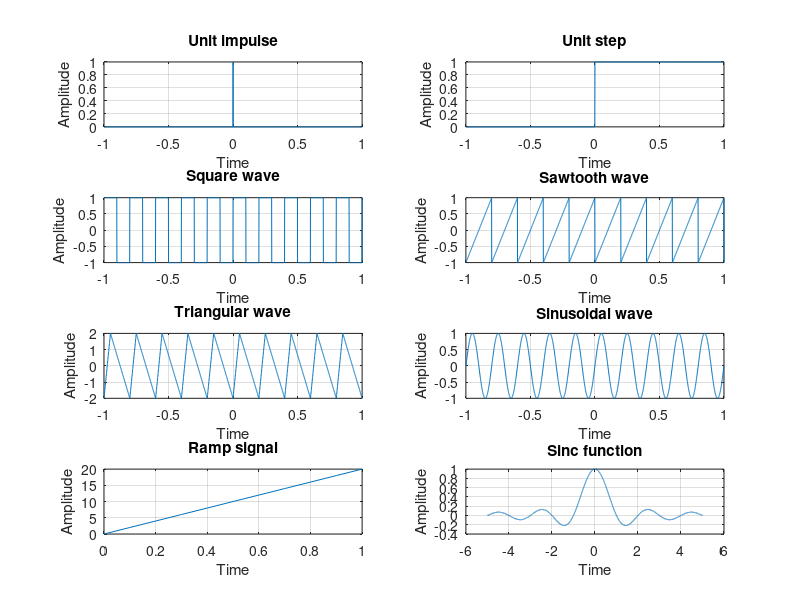
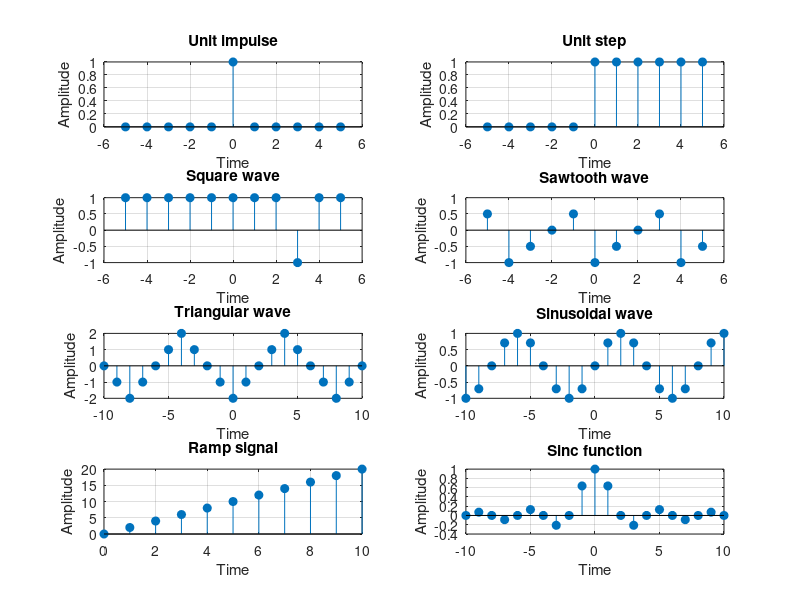
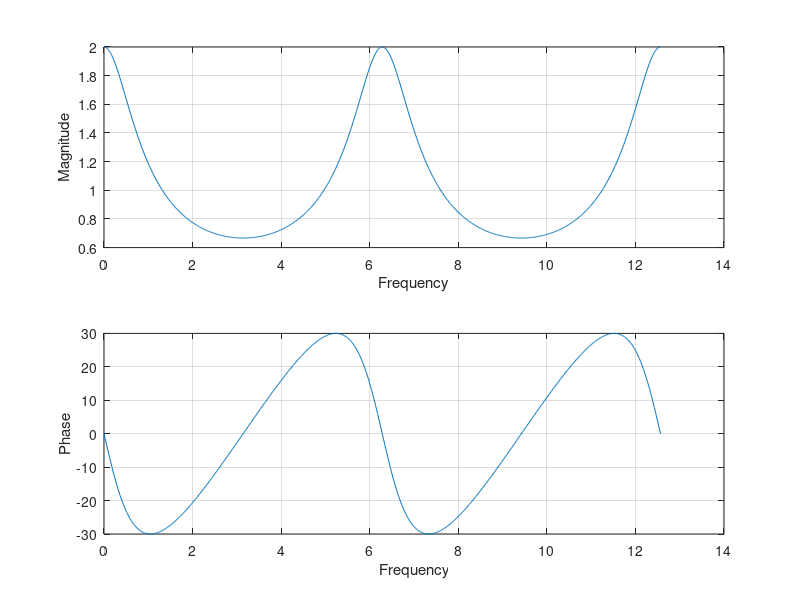
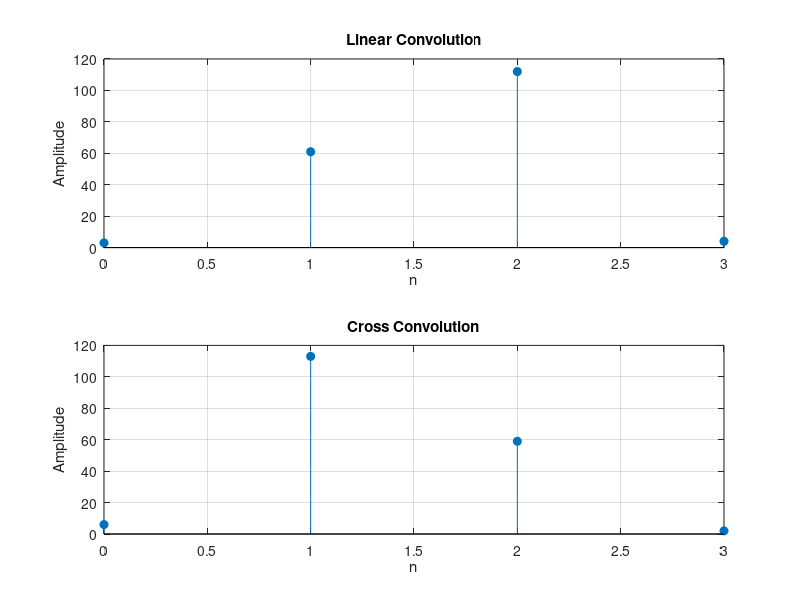

Source code (MATLAB) for these figures, in order:
% Exp 1: Signal Generation
clear; clc; close all;
t = -1:0.001:1; n = -5:5; m = -10:10; f = 5; A = 2;
if ~exist('square', 'file'), square = @(th) sign(sin(th)); end
if ~exist('sawtooth', 'file'), sawtooth = @(th, w) 2*(mod(th/(2*pi), 1) - 0.5); end
if ~exist('sinc', 'file'), sinc = @(x) sin(pi*(x + (x==0)*eps))./(pi*(x + (x==0)*eps)); end
T = {t,t,t,t,t,t,0:0.1:1,-5:0.001:5};
X = {double(t==0),double(t>=0),square(2*pi*f*t),sawtooth(2*pi*f*t),A*sawtooth(2*pi*f*t,0.25),sin(2*pi*f*t),0:2:20,sinc(-5:0.001:5)};
name = {'Unit impulse','Unit step','Square wave','Sawtooth wave','Triangular wave','Sinusoidal wave','Ramp signal','Sinc function'};
figure;
for i = 1:8
    subplot(4,2,i); plot(T{i},X{i}); title(name{i});
    xlabel('Time'); ylabel('Amplitude'); grid on;
end
N = {n,n,n,n,m,m,0:10,m};
Y = {double(n==0),double(n>=0),square(2*pi*f*n),sawtooth(pi*n/2),A*sawtooth(pi*m/4,0.5),sin(pi*m/4),0:2:20,sinc(m/2)};
figure;
for i = 1:8
    subplot(4,2,i); stem(N{i},Y{i},'filled'); title(name{i});
    xlabel('Time'); ylabel('Amplitude'); grid on;
end

% Exp 2: Magnitude and Phase Response of First-Order System
clear; clc; close all;
a = 0.5;
omega = linspace(0,4*pi,1000);
real_part = 1-a*cos(omega);
img = a*sin(omega);
magnitude = abs(1./sqrt(1+a^2 - 2*a*cos(omega)));
phase_radian = -atan2(img,real_part);
phase_degrees = phase_radian*(180/pi);
figure;
subplot(2,1,1); plot(omega,magnitude); xlabel('Frequency'); ylabel('Magnitude'); grid on;
subplot(2,1,2); plot(omega,phase_degrees); xlabel('Frequency'); ylabel('Phase'); grid on;

% Exp 3: Linear and Cross Convolution
clear; clc; close all;
x = [3 55 2]; h = [1 2];
l_x = length(x); l_h = length(h);
N = l_x + l_h - 1;
y_linear = zeros(1,N);
for n = 0:N-1
    for k = 0:n
        if (k+1<=l_x) && (n-k+1<=l_h)
            y_linear(n+1) = y_linear(n+1) + x(k+1)*h(n-k+1);
        end
    end
end
disp('Result of Linear Convolution:'); disp(y_linear);

h_flip = h(end:-1:1);
y_cross = zeros(1,N);
for n = 0:N-1
    for k = 0:n
        if (k+1<=l_x) && (n-k+1<=l_h)
            y_cross(n+1) = y_cross(n+1) + x(k+1)*h_flip(n-k+1);
        end
    end
end
disp('Result of Cross Convolution:'); disp(y_cross);
figure;
subplot(2,1,1); stem(0:N-1,y_linear,'filled'); title('Linear Convolution'); xlabel('n'); ylabel('Amplitude'); grid on;
subplot(2,1,2); stem(0:N-1,y_cross,'filled'); title('Cross Convolution'); xlabel('n'); ylabel('Amplitude'); grid on;

% Exp 4: DFT and IDFT
clear; clc; close all;
x = [1 2 3 4];
N = length(x);
X = zeros(1,N);
for k = 0:N-1
    for n = 0:N-1
        X(k+1) = X(k+1) + x(n+1)*exp(-1j*2*pi*n*k/N);
    end
end
disp('DFT of x:'); disp(X);
figure;
subplot(3,1,1); stem(0:N-1,x,'filled'); title('Original Sequence'); xlabel('n'); ylabel('x(n)'); grid on;
subplot(3,1,2); stem(0:N-1,abs(X),'filled'); title('Magnitude of DFT'); xlabel('k'); ylabel('|X(k)|'); grid on;
subplot(3,1,3); stem(0:N-1,angle(X),'filled'); title('Phase of DFT'); xlabel('k'); ylabel('Angle (radians)'); grid on;

x_idft = zeros(1,N);
for n = 0:N-1
    for k = 0:N-1
        x_idft(n+1) = x_idft(n+1) + X(k+1)*exp(1j*2*pi*n*k/N);
    end
    x_idft(n+1) = x_idft(n+1)/N;
end
disp('Reconstructed sequence using IDFT:'); disp(real(x_idft));

% Exp 5: 8-Point Radix-2 DIT-FFT
clear; clc; close all;
seq = [1 4 3 2 0 0 0 0];
if length(seq) < 8
    seq = [seq, zeros(1, 8-length(seq))];
end
tw2 = 1;
tw4_0 = 1; tw4_1 = -1i;
tw8_0 = 1; tw8_1 = (1/sqrt(2)) - 1i*(1/sqrt(2)); tw8_2 = -1i; tw8_3 = -(1/sqrt(2)) - 1i*(1/sqrt(2));

v11(1) = seq(1) + tw2*seq(5); v11(2) = seq(1) - tw2*seq(5);
v12(1) = seq(3) + tw2*seq(7); v12(2) = seq(3) - tw2*seq(7);
v21(1) = seq(2) + tw2*seq(6); v21(2) = seq(2) - tw2*seq(6);
v22(1) = seq(4) + tw2*seq(8); v22(2) = seq(4) - tw2*seq(8);

f1(1) = v11(1) + tw4_0*v12(1); f1(2) = v11(2) + tw4_1*v12(2);
f1(3) = v11(1) - tw4_0*v12(1); f1(4) = v11(2) - tw4_1*v12(2);
f2(1) = v21(1) + tw4_0*v22(1); f2(2) = v21(2) + tw4_1*v22(2);
f2(3) = v21(1) - tw4_0*v22(1); f2(4) = v21(2) - tw4_1*v22(2);

mOut(1) = f1(1) + tw8_0*f2(1); mOut(2) = f1(2) + tw8_1*f2(2);
mOut(3) = f1(3) + tw8_2*f2(3); mOut(4) = f1(4) + tw8_3*f2(4);
mOut(5) = f1(1) - tw8_0*f2(1); mOut(6) = f1(2) - tw8_1*f2(2);
mOut(7) = f1(3) - tw8_2*f2(3); mOut(8) = f1(4) - tw8_3*f2(4);

disp('8-point FFT is:'); disp(mOut);
figure;
subplot(2,1,1); stem(0:7,seq(1:8),'filled'); title('Input sequence'); xlabel('n'); ylabel('Amplitude'); grid on;
subplot(2,1,2); stem(0:7,abs(mOut),'filled'); title('Magnitude of 8-point FFT'); xlabel('k'); ylabel('|X(k)|'); grid on;

% Exp 6: Verification of Convolution Theorem
clear; clc; close all;
x = [1 2 3 4]; h = [1 -1 1];
Lx = length(x); Lh = length(h);
N = Lx + Lh - 1;

y_time = zeros(1,N);
for n = 0:N-1
    sum_val = 0;
    for m = 0:Lx-1
        idx_h = n-m;
        if idx_h >= 0 && idx_h < Lh
            sum_val = sum_val + x(m+1)*h(idx_h+1);
        end
    end
    y_time(n+1) = sum_val;
end

X = zeros(1,N); H = zeros(1,N);
for k = 0:N-1
    sum_x = 0; sum_h = 0;
    for n = 0:N-1
        if n < Lx, sum_x = sum_x + x(n+1)*exp(-1i*2*pi*k*n/N); end
        if n < Lh, sum_h = sum_h + h(n+1)*exp(-1i*2*pi*k*n/N); end
    end
    X(k+1) = sum_x; H(k+1) = sum_h;
end

Y_freq = X .* H;

y_freq = zeros(1,N);
for n = 0:N-1
    acc = 0;
    for k = 0:N-1
        acc = acc + Y_freq(k+1)*exp(1i*2*pi*k*n/N);
    end
    y_freq(n+1) = acc/N;
end

disp('Time-domain convolution result:'); disp(y_time);
disp('Frequency-domain (IDFT of product) result:'); disp(real(y_freq));
if max(abs(real(y_freq)-y_time)) < 1e-10
    fprintf('Verification passed: Results are identical.\n');
else
    fprintf('Verification failed: Results differ.\n');
end
figure;
stem(0:N-1,y_time,'filled'); hold on;
plot(0:N-1,real(y_freq),'r--x','LineWidth',1.2);
title('Convolution Theorem Verification'); xlabel('n'); ylabel('Amplitude');
legend('Time-domain convolution','IDFT of DFT Product'); grid on;

% Exp 7: Butterworth Low-Pass IIR Filter
clear; clc; close all;
Fs = 10000; Fc = 3000; orders = [4,7,9]; Wn = Fc/(Fs/2);
figure;
subplot(2,1,1); hold on; grid on;
title('Butterworth low pass IIR filter (magnitude response)');
xlabel('frequency (Hz)'); ylabel('magnitude'); ylim([-0.5 1.5]);
subplot(2,1,2); hold on; grid on;
title('Butterworth low pass IIR filter (magnitude response in db)');
xlabel('frequency (Hz)'); ylabel('magnitude in db'); ylim([-60 10]);

for n = orders
    [b,a] = butter(n,Wn);
    [H,f] = freqz(b,a,2048,Fs);
    subplot(2,1,1); plot(f,abs(H),'DisplayName',['order ' num2str(n)]);
    subplot(2,1,2); plot(f,20*log10(abs(H)),'DisplayName',['order ' num2str(n)]);
end
subplot(2,1,1); legend('show','Location','northeast');
subplot(2,1,2); legend('show','Location','northeast');

% Exp 8: FIR Filter Using Window Techniques
clear; clc; close all;
% Part A - Comparison of Different Windows
wc = 0.5*pi; n = 25; w = 0:0.01:pi;
f_hamm = fir1(n,wc/pi,hamming(n+1)); h_hamm = freqz(f_hamm,1,w);
f_box = fir1(n,wc/pi,boxcar(n+1)); h_box = freqz(f_box,1,w);
f_bart = fir1(n,wc/pi,bartlett(n+1)); h_bart = freqz(f_bart,1,w);
f_black = fir1(n,wc/pi,blackman(n+1)); h_black = freqz(f_black,1,w);

figure;
plot(w/pi,abs(h_hamm),'r'); hold on;
plot(w/pi,abs(h_box),'b');
plot(w/pi,abs(h_bart),'g');
plot(w/pi,abs(h_black),'m');
xlabel('Normalized Frequency'); ylabel('Magnitude'); title('FIR Filter (Different Windows)');
legend('Hamming','Boxcar','Bartlett','Blackman'); grid on;

% Part B - Comparison of Filter Orders
n1 = 5; n2 = 25; n3 = 50;
f_1 = fir1(n1,wc/pi,hamming(n1+1)); h_1 = freqz(f_1,1,w);
f_2 = fir1(n2,wc/pi,hamming(n2+1)); h_2 = freqz(f_2,1,w);
f_3 = fir1(n3,wc/pi,hamming(n3+1)); h_3 = freqz(f_3,1,w);

figure;
plot(w/pi,abs(h_1),'r'); hold on;
plot(w/pi,abs(h_2),'b');
plot(w/pi,abs(h_3),'g');
xlabel('Normalized Frequency'); ylabel('Magnitude'); title('FIR Filter (Different Orders)');
legend('5','25','50'); grid on;

% Exp 9: Generation and Repetition of ECG Signal
clear; clc; close all;
t = 0:0.0005:1;
if ~exist('sawtooth', 'file'), sawtooth = @(th) 2*(mod(th/(2*pi), 1) - 0.5); end
p_wave = 0.2*sin(2*pi*5*(t-0.05)).*(t>=0.05 & t<=0.15);
qrs_wave = 1.2*sawtooth(2*pi*20*(t-0.3)).*(t>=0.3 & t<=0.35);
t_wave = 0.5*sin(2*pi*5*(t-0.6)).*(t>=0.6 & t<=0.7);
ecg_signal = p_wave + qrs_wave + t_wave;
ecg_signal_repeated = repmat(ecg_signal,1,5);
t_repeated = linspace(0,5,length(ecg_signal_repeated));
figure('Position',[100,100,1200,400]);
plot(t_repeated,ecg_signal_repeated,'b','LineWidth',1.2);
xlabel('Time (s)'); ylabel('Amplitude'); title('Repeated ECG Signal'); grid on;

% Exp 10: Generation of Musical Tune and Frequency-Domain Analysis
clear; clc; close all;
Fs = 44100; Tnote = 0.45; Tgap = 0.08; A = 0.8;
t = 0:1/Fs:Tnote-1/Fs;
Saa = 240; Re = 270; Ga = 300; Ma = 320;
sequence = [Saa Saa Re Re Ga Ga Ma Ma];
melody = [];
for frequency = sequence
    note = A*sin(2*pi*frequency*t);
    gap = zeros(1,round(Tgap*Fs));
    melody = [melody note gap];
end
t_melody = (0:length(melody)-1)/Fs;
Saa_tone = A*sin(2*pi*Saa*t);
N = length(Saa_tone);
Saa_fft = fft(Saa_tone);
Saa_mag = abs(Saa_fft)/N;
Saa_mag_half = Saa_mag(1:floor(N/2)+1);
Saa_mag_half(2:end-1) = 2*Saa_mag_half(2:end-1);
f = Fs*(0:floor(N/2))/N;

figure;
subplot(3,1,1); plot(t_melody,melody,'b'); xlabel('Time (s)'); ylabel('Amplitude'); title('Full Melody - Time Domain'); grid on;
subplot(3,1,2); plot(t,Saa_tone,'k'); xlabel('Time (s)'); ylabel('Amplitude'); title('Saa Tone - Time Domain'); grid on; xlim([0 0.5]);
subplot(3,1,3); plot(f,Saa_mag_half,'r','LineWidth',1.5); xlim([0 1000]); xlabel('Frequency (Hz)'); ylabel('Magnitude'); title('Saa Tone - Frequency Domain'); grid on;
